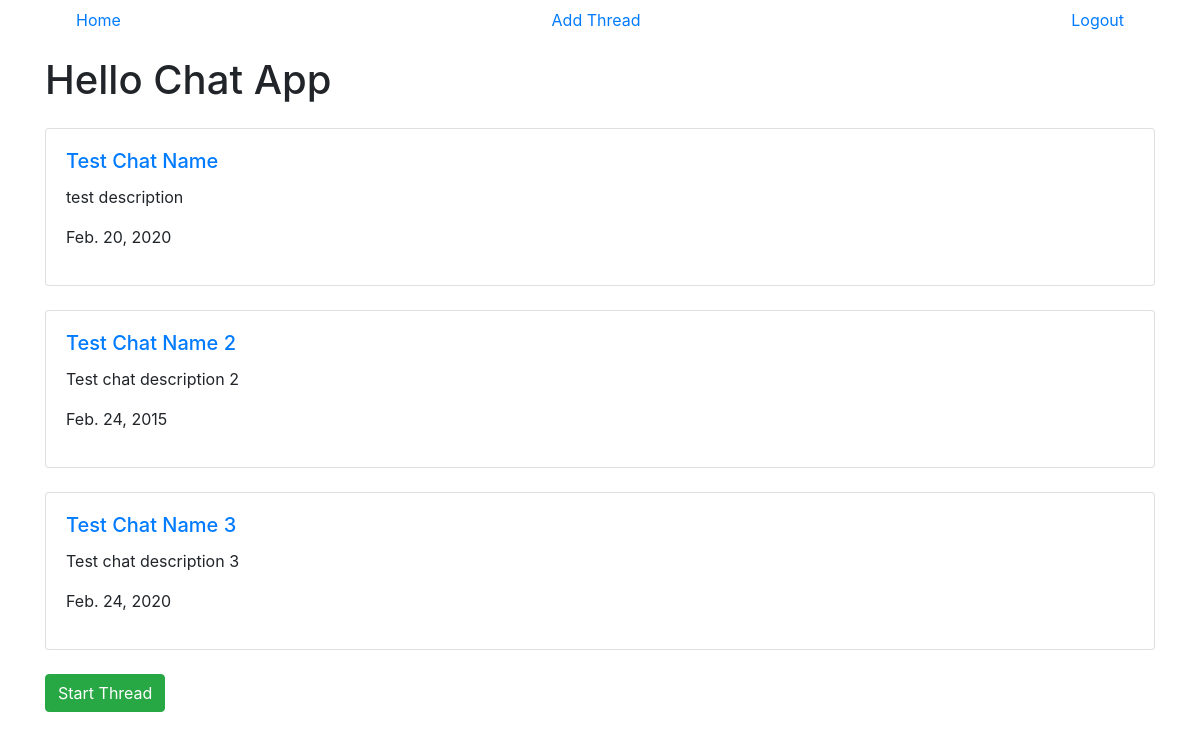
The page / (signed in) on the database as committed earlier.
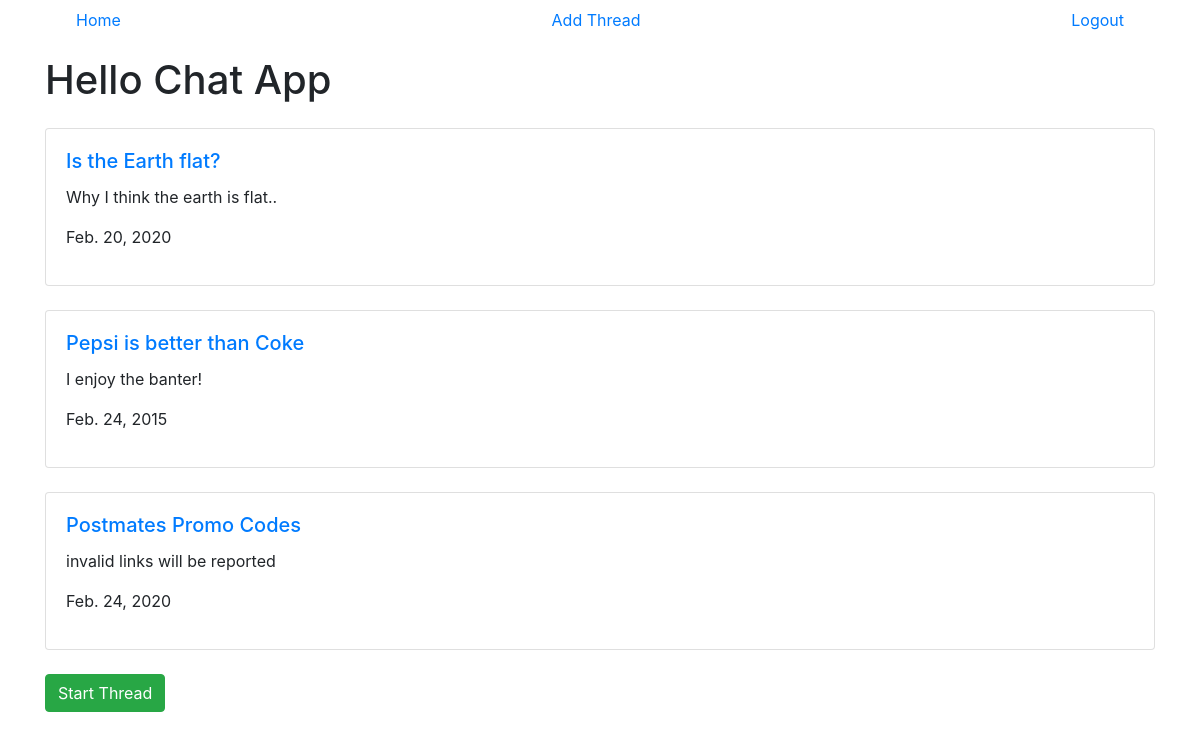
The same page on the database as committed later.
### chat/models.py (models this page shows, shortened)
class Chatroom(models.Model):
    name = models.CharField(max_length = 255)
    description = models.TextField()
    posted = models.DateField(default=datetime.date.today)
    users = models.ManyToManyField('User', related_name = 'chatroom')
    comments = models.ManyToManyField('Comment', related_name = 'chatroom')

### chat/views.py (the view)
# urls.py: path('', views.IndexView.as_view(), name = 'index'),
class IndexView(generic.ListView):
    template_name = 'chat/index.html'
    model = Chatroom

### chat/templates/chat/index.html
{% extends 'base.html' %}
{% block content %}
<h1>Hello Chat App</h1>
{% if request.user.is_authenticated %}
{% for chatroom in object_list %}
<div class="row no-gutters mt-4 mb-4">
<div class="col-md-12">
    <div class="card">
        <div class="card-body">
            <h5 class="card-title"><a href="{% url 'chat:detail' chatroom.id %}">{{chatroom.name}}</a></h5>
            <p>{{ chatroom.description }}</p>
            <p>{{ chatroom.posted }}</p>
        </div>
    </div>
</div>
</div>
{% endfor %}
<div class="row no-gutters mt-2">
<a class='btn btn-success' href="{% url 'chat:create'%}">Start Thread</a>
</div>
{% endif %}
{% endblock content %}

### templates/base.html (shortened to what this page needs)
<!DOCTYPE html>
<html lang="en">
<head>
    {% load static %}
    <link href="https://stackpath.bootstrapcdn.com/bootstrap/4.4.1/css/bootstrap.min.css" rel="stylesheet">
    <link rel="stylesheet" href="{% static 'css/styles.css' %}">
</head>
<body>
<div class="container">
{% include 'header.html' %}
{% block content %}
{% endblock content %}
</div>
</body>
</html>

### templates/header.html (shortened to what this page needs)
<ul id="header" class='navbar row no-gutters'>
    <li id="header-item"><a href="{% url 'chat:index' %}" class="col">Home</a></li>
    {% if request.user.is_authenticated %}
    <li id="header-item"><a href="{% url 'chat:create' %}" class="col">Add Thread</a></li>
    <li id="header-item"><a href="{% url 'logout' %}" class="col">Logout</a></li>
    {% else %}
    <li id="header-item"><a href="{% url 'login' %}" class="col">Login</a></li>
    <li id="header-item"><a href="{% url 'accounts:signup' %}" class="col">Get Started</a></li>
    {% endif %}
</ul>

### static/css/styles.css (style rules this page uses)
ul { list-style: none; }

Rows that differ between the two databases and show on the page:
changed Chatroom: name "Test Chat Name" → "Is the Earth flat?"; description "test description" → "Why I think the earth is flat.."
changed Chatroom: name "Test Chat Name 2" → "Pepsi is better than Coke"; description "Test chat description 2" → "I enjoy the banter!"
changed Chatroom: name "Test Chat Name 3" → "Postmates Promo Codes"; description "Test chat description 3" → "invalid links will be reported"
